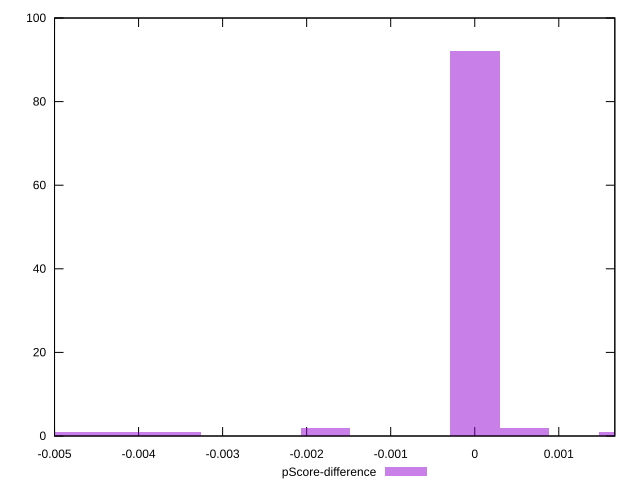

gnuplot code for this plot:
reset

$pScoreDifference <<EOF
0.0005918016460999255 2
0 92
-0.0017754049382997764 2
-0.004142611522699478 1
-0.0035508098765995528 1
-0.004734413168799404 1
0.0017754049382997764 1
EOF

set key outside below
set boxwidth 0.0005918016460999255
set xrange [-0.0050000000000000044:0.0016666666666667052]
set yrange [0:100]
set trange [0:100]
set style fill transparent solid 0.5 noborder
set terminal svg size 640, 490 enhanced background rgb 'white'
set output "report_00020_2021-02-19T21:17:38.612Z2/render-blocking-resources/samples/pages+cached+noadtech+nomedia+nocss/pScore-difference/histogram.svg"

plot $pScoreDifference title "pScore-difference" with boxes

reset
